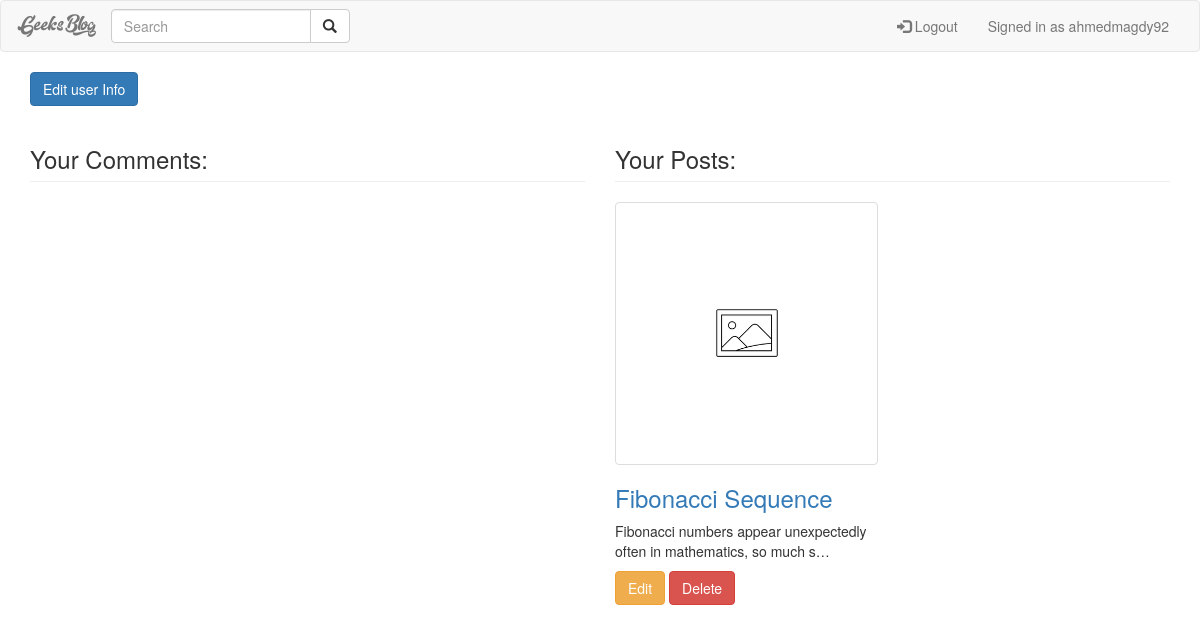
The page /posts/users/ahmedmagdy92/ (signed in) on the database its author committed.
### posts/models.py (models this page shows, shortened)
class Posts(models.Model):
	title = models.CharField(max_length=500)
	image = models.ImageField(null=True,
							blank=True,
							width_field="width_field",
							height_field="height_field",
							upload_to=path_and_rename)
	width_field = models.IntegerField(default=0)
	height_field= models.IntegerField(default=0)
	paragraph = models.TextField(null=True,blank=True)
	slug = models.SlugField(unique=True,null=True)
	user = models.ForeignKey(User,default=1, on_delete=models.CASCADE)
	date = models.DateTimeField(auto_now_add=True)

### posts/views.py (the view)
class DashBoardView(generic.View):
	model = Posts
	template_name = "dashboard.html"
	def dispatch(self,request,*args,**kwargs):
		if not request.user.is_authenticated:
			raise Http404("page not found")
		return render(request,self.template_name,{
				"posts":self.model,
			})

### posts/templatetags/filters.py (called while the page is built)
@register.filter(name='index')
def index(l,t):
	num = list(l).index(t) % 2
	return num

### posts/templates/dashboard.html (shortened to what this page needs)
{% extends "base.html" %}
{% load static %}
{% load widget_tweaks %}
{% load filters %}
{% block content %}
<div class="container">
	<a class="btn btn-primary" href="{% url 'posts:edit_user' request.user.username %}">
		Edit user Info
	</a>
	<div class="row">
		<div class="col-md-6 col-sm-12">
			<h3 class="page-header">Your Comments:</h3>
		</div>
		<div class="col-md-6 col-sm-12">
			<h3 class="page-header">Your Posts:</h3>
			<div class="row">
			{% for post in request.user.posts_set.all %}
				<div class="post col-sm-6 col-md-6">
					<div class="thumbnail">
						{% if post.img %}
							<img src="{{post.image.url}}" alt="image">
						{% else %}
							<img src="{% static 'placehold.png' %}" alt="image">
						{% endif %}
					</div>
					<div class="caption">
						<h3>
							<a href="/posts/{{post.slug}}">
								{{post.title}}
							</a>
						</h3>
						<p>{{post.paragraph|truncatechars:70}}</p>
						<p>
							<a href="{% url 'posts:post_edit' post.slug %}" class="btn btn-warning" role="button">Edit</a>
							<a href="{% url 'posts:post_delete' post.slug %}" class="btn btn-danger" role="button">Delete</a>
						</p>
					</div>
				</div>
			{% endfor %}
			</div>
		</div>
	</div>
</div>
{% endblock %}

### posts/templates/base.html (shortened to what this page needs)
<!DOCTYPE html>
<html>
<head>
	{% load static %}
	<link rel="stylesheet" type="text/css" href="{% static 'css/bootstrap.min.css' %}">
</head>
<body>
	<nav class="navbar navbar-default">
		<div class="container-fluid">
			<div class="navbar-header navbar-left">
				<a href="{% url 'posts:index' %}" class="navbar-brand">
					GeeksBlog
				</a>
			</div>
			<div class="collapse navbar-collapse" id="bs-toggle">
				{% if not request.user.is_authenticated %}
				<ul class="nav navbar-nav navbar-right" style="visibility: visible;">
					<li><a href="{% url 'posts:register' %}"><span class="glyphicon glyphicon-user"></span> Sign Up</a></li>
					<li><a href="{% url 'posts:login' %}"><span class="glyphicon glyphicon-log-in"></span> Login</a></li>
				</ul>
				{% else %}
				<ul class="nav navbar-nav navbar-right" style="visibility: visible;">
					<li><a href="{% url 'posts:logout' %}"><span class="glyphicon glyphicon-log-in"></span> Logout</a></li>
					<li>
						<a href="{% url 'posts:dashboard' request.user %}" class="navbar-link">
							Signed in as {{request.user.username}}
						</a>
					</li>
				</ul>
				{% endif %}
				<form action="{% url 'posts:index' %}" class="navbar-form">
					<div class="input-group">
						<input style="width:200px;" name="q" type="text" class="form-control" placeholder="Search">
						<span class="input-group-btn">
							<button type="submit" class="btn btn-default">
								<span class="glyphicon glyphicon-search"></span>
							</button>
						</span>
					</div>
				</form>
			</div>
		</div>
	</nav>
	{% block content %}
	{% endblock %}
</body>
</html>

### rows shown on the page
Posts: title "Fibonacci Sequence", paragraph "Fibonacci numbers appear unexpectedly often in mathematics, so much s…"

### other values the page prints
{{ request.user.username }} "ahmedmagdy92"
